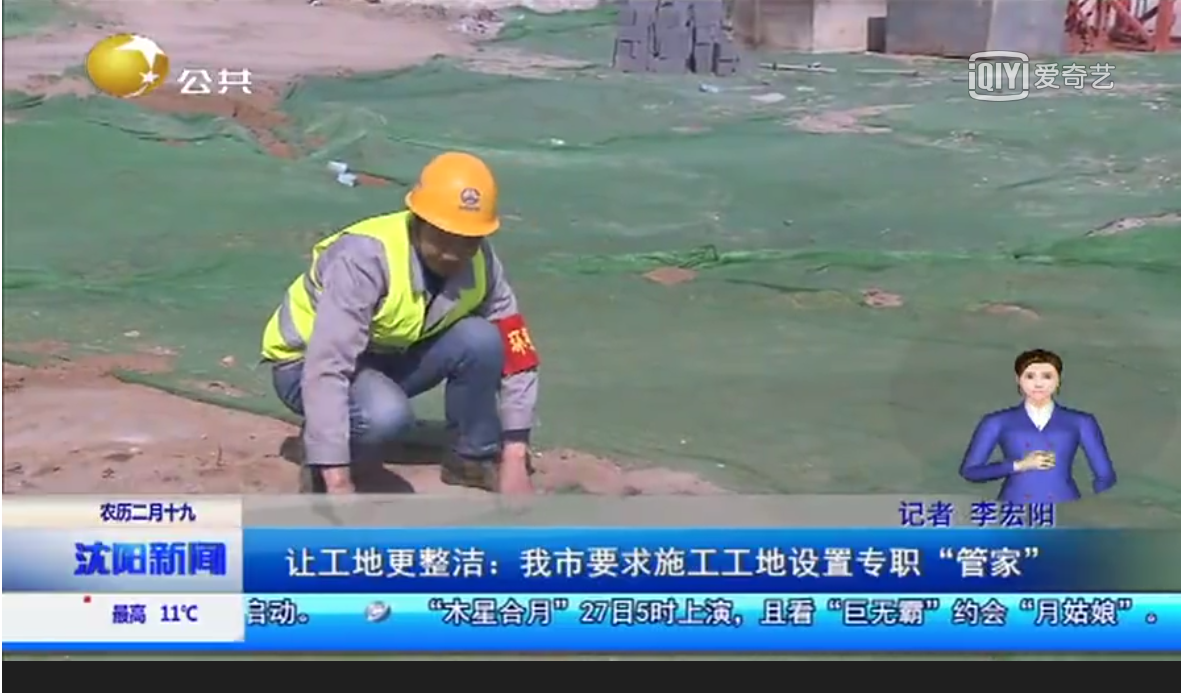
#> input picture opencv/1.png, 1181 x 693 px
$ python trackbar.py
#> lines starting #> are read from the running program, lines starting #| are printed output that depends on the picture; after the words box and inside, x2 and y2 are one past the last pixel; in counts of white or black regions, pixels touching at a corner belong together
import cv2
import numpy as np


# img = cv2.imread('demo03.jpg')
img = cv2.imread('1.png', 3)
#> img is the input picture: shape (693, 1181, 3); mean B, G, R 138, 132.2, 116.1
img = cv2.cvtColor(img, cv2.COLOR_BGR2HSV)
#> img: shape (693, 1181, 3); mean H, S, V 80.8, 63.4, 150.6

def nothing(x):
    pass


cv2.namedWindow('winName', cv2.WINDOW_NORMAL)
cv2.resizeWindow('winName', 640, 480)
# cv2.imshow('winName', img)
cv2.createTrackbar('LowerbH', 'winName', 0, 255, nothing)
#> slider 'LowerbH' is set to 51
cv2.createTrackbar('LowerbS', 'winName', 0, 255, nothing)
#> slider 'LowerbS' is set to 51
cv2.createTrackbar('LowerbV', 'winName', 0, 255, nothing)
#> slider 'LowerbV' is set to 51
cv2.createTrackbar('UpperbH', 'winName', 0, 255, nothing)
#> slider 'UpperbH' is set to 255
cv2.createTrackbar('UpperbS', 'winName', 0, 255, nothing)
#> slider 'UpperbS' is set to 255
cv2.createTrackbar('UpperbV', 'winName', 0, 255, nothing)
#> slider 'UpperbV' is set to 255
while True:
    lowerbH = cv2.getTrackbarPos('LowerbH', 'winName')
    lowerbS = cv2.getTrackbarPos('LowerbS', 'winName')
    lowerbV = cv2.getTrackbarPos('LowerbV', 'winName')
    upperbH = cv2.getTrackbarPos('UpperbH', 'winName')
    upperbS = cv2.getTrackbarPos('UpperbS', 'winName')
    upperbV = cv2.getTrackbarPos('UpperbV', 'winName')
    # print(np.array([lowerbH, lowerbS, lowerbV]))
    # 得到目标颜色的二值图像，用作cv.bitwise_and()的掩膜
    img_target = cv2.inRange(img, (lowerbH, lowerbS, lowerbV), (upperbH, upperbS, upperbV))
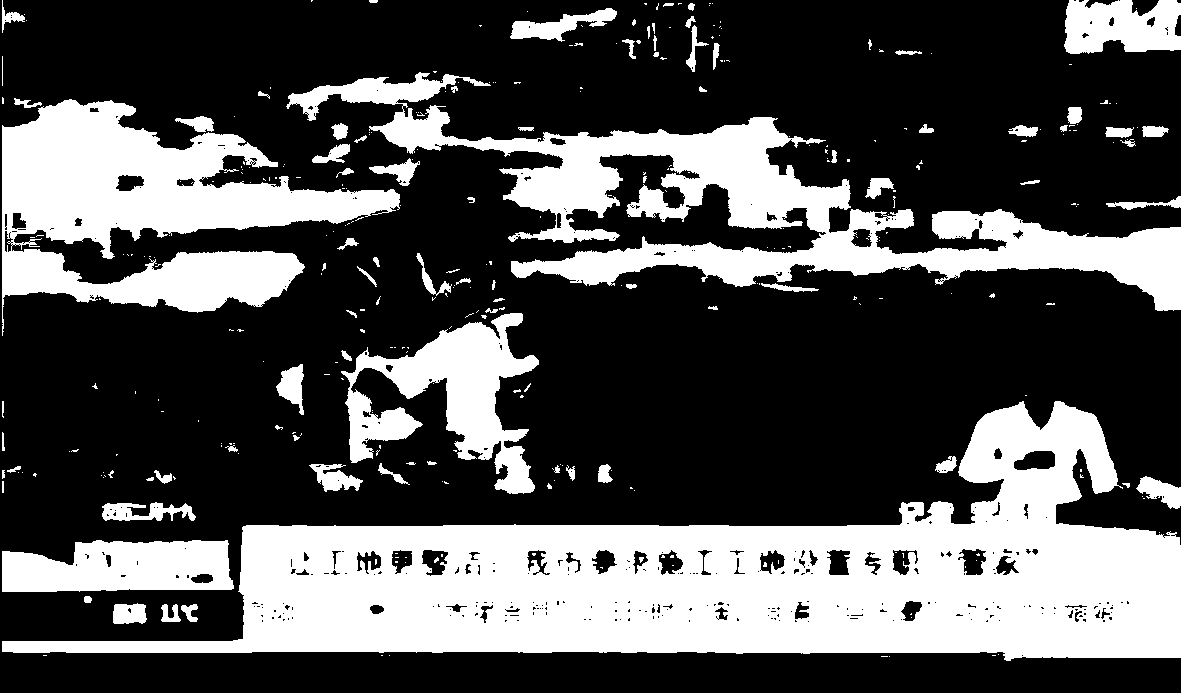
#> img_target: shape (693, 1181); 32.8% white; 339 white regions (248 under 20 px), largest, box (x1, y1, x2, y2) and area: (2, 401, 1181, 661) 129833, (286, 72, 1181, 311) 51386, (2, 99, 400, 336) 43034
    #输入图像与输入图像在掩膜条件下按位与，得到掩膜范围内的原图像
    img_specifiedColor = cv2.bitwise_and(img, img, mask=img_target)
#> img_specifiedColor: shape (693, 1181, 3); mean H, S, V 31.8, 40.1, 53.5
    cv2.namedWindow('win', cv2.WINDOW_NORMAL)
    cv2.resizeWindow('win', 640, 480)
    cv2.imshow('win', img_specifiedColor)
    # cv2.imshow('winName', img)
    if cv2.waitKey(1) == 27:
#> (key Esc is pressed here)
        break
cv2.destroyAllWindows()

$ run again, with opencv/3.png copied over opencv/1.png
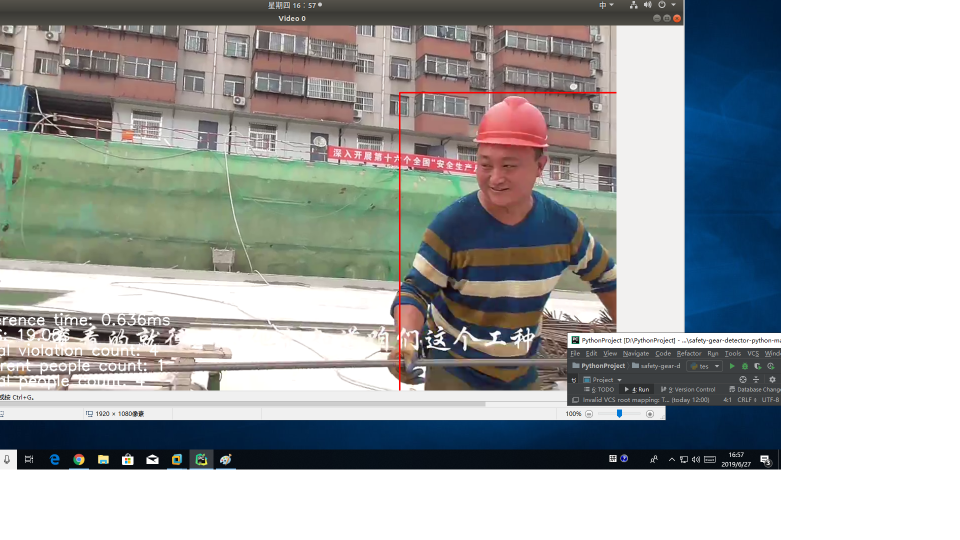
#> input picture opencv/3.png, 1920 x 1080 px (shown at 1/2 size)
#> img is the input picture: shape (1080, 1920, 3); mean B, G, R 167.7, 167.4, 164.4
#> img: shape (1080, 1920, 3); mean H, S, V 35.4, 55.6, 178.7
#> `img_target = cv2.inRange(img, (lowerbH, lowerbS, lowerbV), (upperbH, u..`:
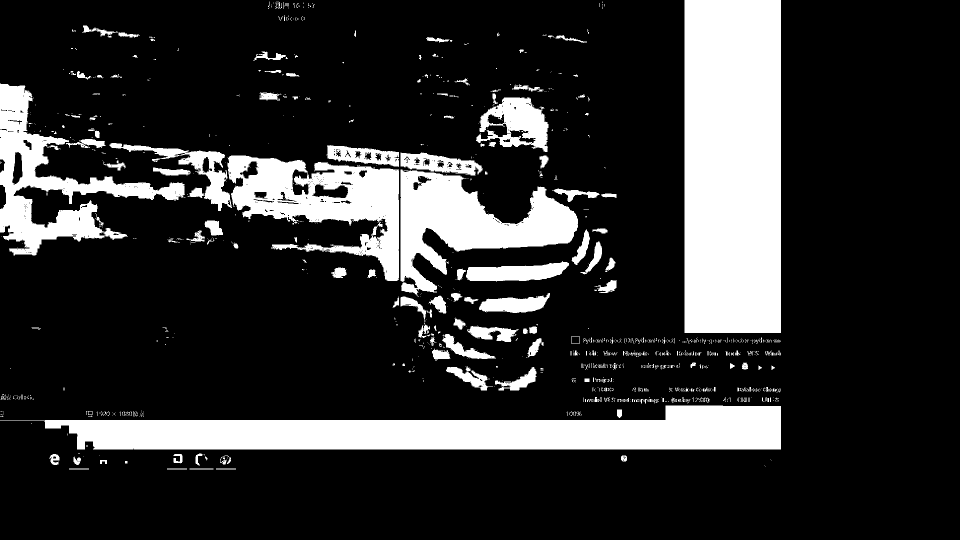
#> img_target: shape (1080, 1920) (shown at 1/2 size); 19.2% white; 1117 white regions (944 under 20 px), largest, box (x1, y1, x2, y2) and area: (1369, 0, 1562, 666) 128538, (0, 811, 1562, 899) 90627, (801, 339, 1156, 594) 39858
#> img_specifiedColor: shape (1080, 1920, 3); mean H, S, V 18.9, 34.6, 21.8
